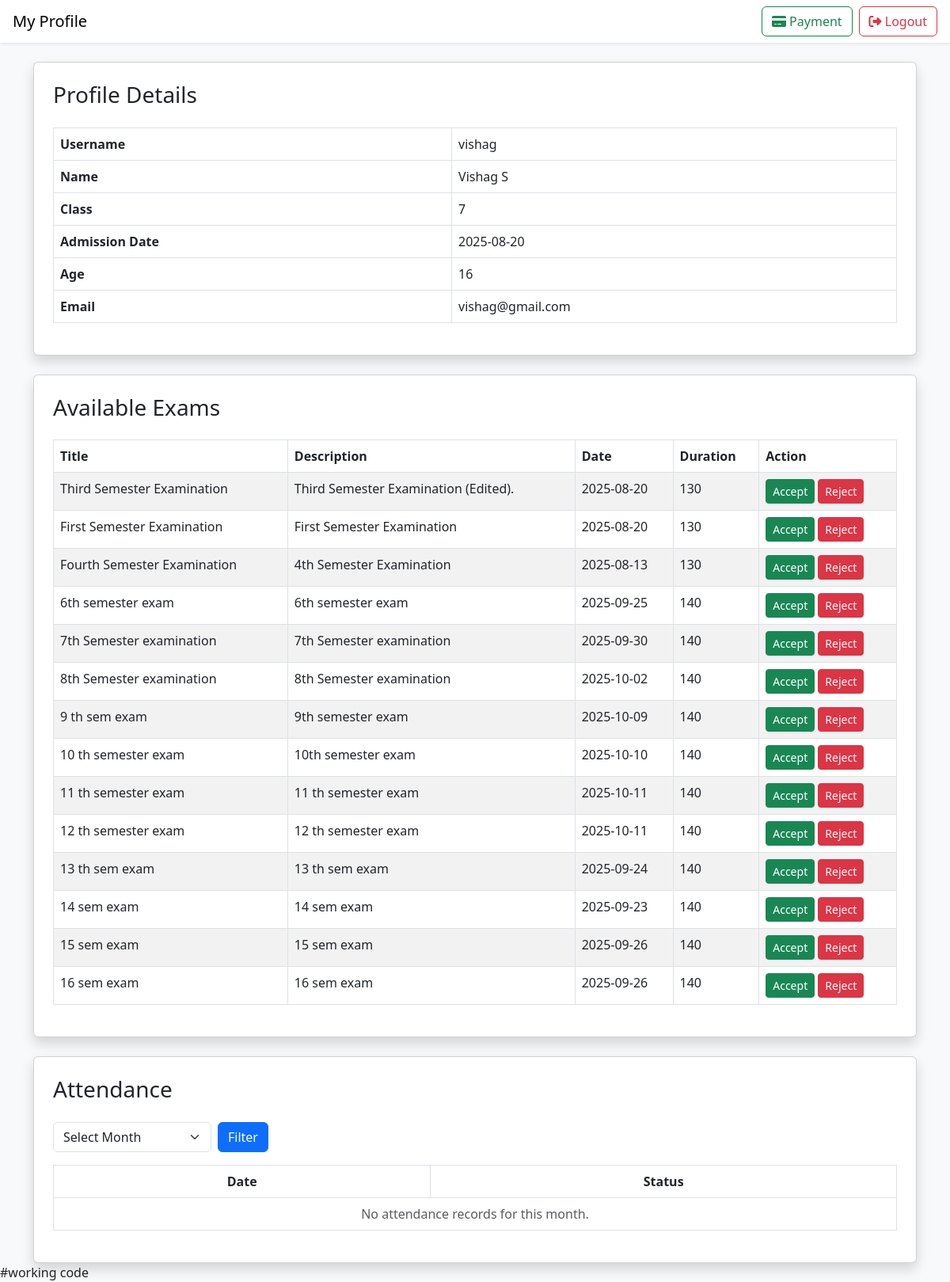
Page /students/profile/ (signed in) on the earlier database version.
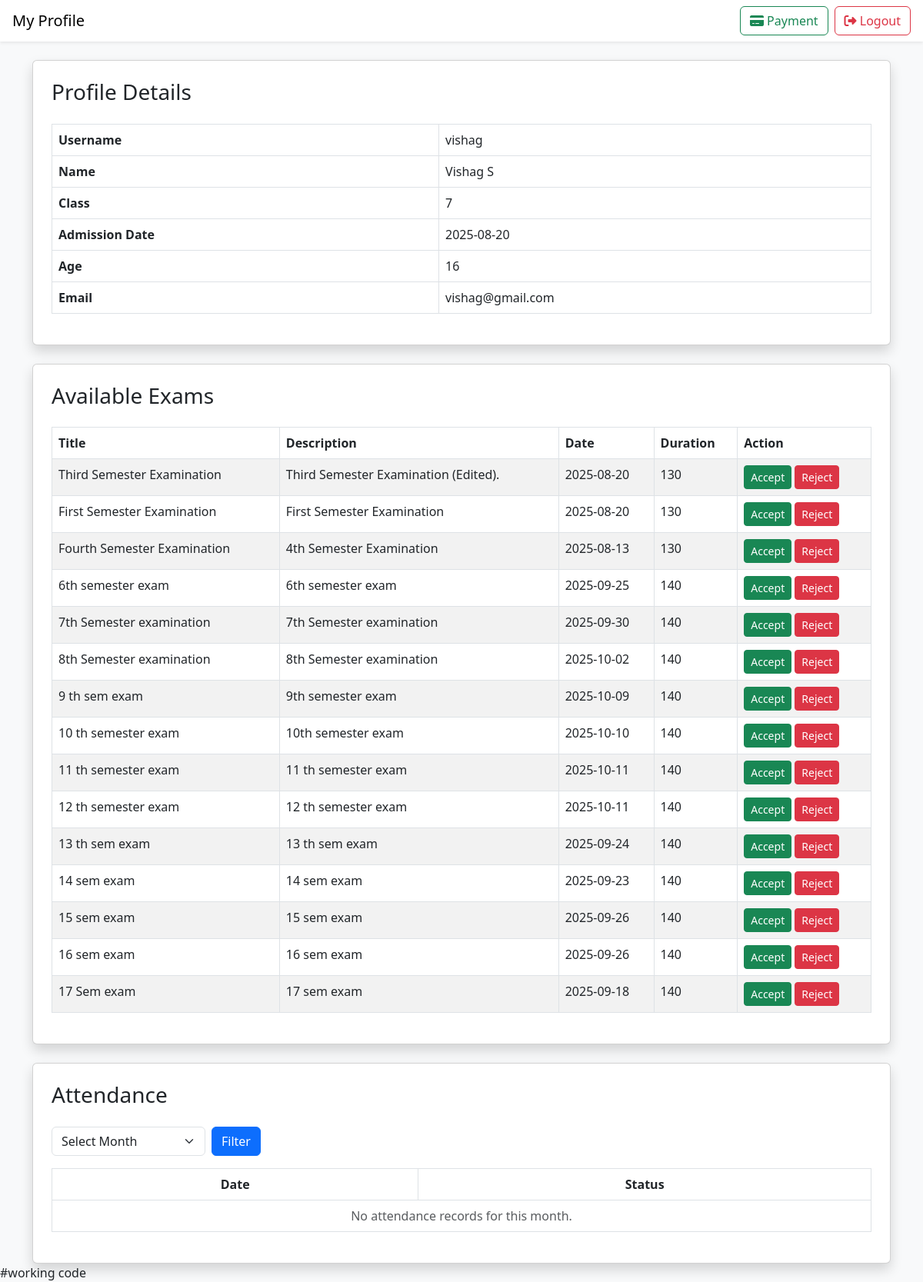
Same page on the later database version.
### Exam/models.py (models this page shows, shortened)
class Exam(models.Model):
    title = models.CharField(max_length=200)
    description = models.TextField()
    date = models.DateField()
    duration = models.IntegerField()

### myapp/views.py (the view)
# urls.py: path('profile/', ProfileAPIView.as_view(), name='profile'),
class ProfileAPIView(APIView):
    template_name = "profile.html"
    def get(self, request):
        user_id = request.session.get('user_id')
        if not user_id:
            return render(request, self.template_name, {"error": "Unauthorized"})
        try:
            user = StudentRegistration.objects.get(id=user_id)
        except StudentRegistration.DoesNotExist:
            return render(request, self.template_name, {"error": "User not found"})
        exams = Exam.objects.all()
        today = date.today()
        month = int(request.GET.get("month", today.month))
        year = int(request.GET.get("year", today.year))
        attendance_records = Attendance.objects.filter(
            student=user, date__year=year, date__month=month
        ).order_by("date")
        return render(
            request,
            self.template_name,
            {
                "user": user,
                "exams": exams,
                "month": month,
                "year": year,
                "attendance_records": attendance_records,
            },
        )

### cources/models.py (called while the page is built)
    def __str__(self):
        return self.class_name

### myapp/templates/profile.html (shortened to what the changed rows need)
<!doctype html>
<html>
    <head>
        <link
            href="https://cdn.jsdelivr.net/npm/bootstrap@5.3.0/dist/css/bootstrap.min.css"
            rel="stylesheet"
        />
        <link
            href="https://cdnjs.cloudflare.com/ajax/libs/font-awesome/6.5.0/css/all.min.css"
            rel="stylesheet"
        />
    </head>
    <body class="bg-light">
        <div class="container mt-4">
            <div class="card shadow p-4 mb-4">
                <table class="table table-bordered">
                    <tr>
                        <th>Username</th>
                    </tr>
                    <tr>
                        <th>Name</th>
                    </tr>
                    <tr>
                        <th>Class</th>
                    </tr>
                    <tr>
                        <th>Admission Date</th>
                    </tr>
                    <tr>
                        <th>Age</th>
                    </tr>
                    <tr>
                        <th>Email</th>
                    </tr>
                </table>
            </div>
            <div class="card shadow p-4">
                {% if exams %}
                <table class="table table-bordered table-striped">
                    <thead>
                        <tr>
                            <th>Title</th>
                            <th>Description</th>
                            <th>Date</th>
                            <th>Duration</th>
                            <th>Action</th>
                        </tr>
                    </thead>
                    <tbody>
                        {% for exam in exams %}
                        <tr>
                            <td>{{ exam.title }}</td>
                            <td>{{ exam.description }}</td>
                            <td>{{ exam.date|date:"Y-m-d" }}</td>
                            <td>{{ exam.duration }}</td>
                            <td>
                                <form
                                    method="post"
                                    action="{% url 'profile' %}"
                                    class="d-inline"
                                >
                                    <button
                                        type="submit"
                                        class="btn btn-sm btn-success"
                                    >
                                        Accept
                                    </button>
                                </form>
                                <form
                                    method="post"
                                    action="{% url 'profile' %}"
                                    class="d-inline"
                                >
                                    <button
                                        type="submit"
                                        class="btn btn-sm btn-danger"
                                    >
                                        Reject
                                    </button>
                                </form>
                            </td>
                        </tr>
                        {% endfor %}
                    </tbody>
                </table>
                {% else %}
                <p class="text-muted">No exams available.</p>
                {% endif %}
            </div>
            <div class="card shadow p-4 mt-4">
                {% if month and year %}
                <table class="table table-bordered text-center">
                    <thead>
                        <tr>
                            <th>Date</th>
                            <th>Status</th>
                        </tr>
                    </thead>
                </table>
                {% else %}
                <p class="text-muted text-center">
                    Select a month and year to view attendance.
                </p>
                {% endif %}
            </div>
        </div>
    </body>
</html>

Differences in the rows shown:
added Exam: title "17 Sem exam", description "17 sem exam", date "2025-09-18", duration "140"
